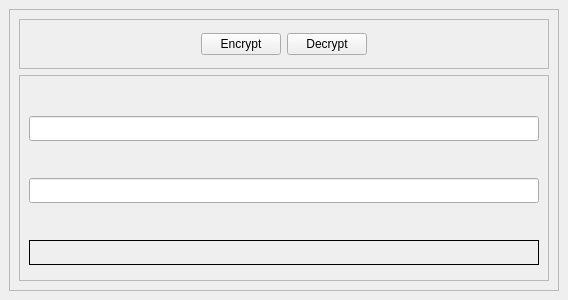
<?xml version="1.0" encoding="UTF-8"?>
<ui version="4.0">
 <class>MainWindow</class>
 <widget class="QMainWindow" name="MainWindow">
  <property name="geometry">
   <rect>
    <x>0</x>
    <y>0</y>
    <width>568</width>
    <height>300</height>
   </rect>
  </property>
  <property name="windowTitle">
   <string>MainWindow</string>
  </property>
  <widget class="QWidget" name="centralwidget">
   <layout class="QGridLayout" name="gridLayout_2">
    <item row="1" column="0">
     <widget class="QFrame" name="CentralFrame">
      <property name="frameShape">
       <enum>QFrame::StyledPanel</enum>
      </property>
      <property name="frameShadow">
       <enum>QFrame::Raised</enum>
      </property>
      <layout class="QVBoxLayout" name="verticalLayout_3">
       <item>
        <widget class="QFrame" name="ButtonFrame">
         <property name="minimumSize">
          <size>
           <width>0</width>
           <height>50</height>
          </size>
         </property>
         <property name="maximumSize">
          <size>
           <width>16777215</width>
           <height>50</height>
          </size>
         </property>
         <property name="frameShape">
          <enum>QFrame::StyledPanel</enum>
         </property>
         <property name="frameShadow">
          <enum>QFrame::Raised</enum>
         </property>
         <layout class="QHBoxLayout" name="horizontalLayout_2">
          <item>
           <spacer name="horizontalSpacer">
            <property name="orientation">
             <enum>Qt::Horizontal</enum>
            </property>
            <property name="sizeHint" stdset="0">
             <size>
              <width>40</width>
              <height>20</height>
             </size>
            </property>
           </spacer>
          </item>
          <item>
           <widget class="QPushButton" name="EncryptButton">
            <property name="text">
             <string>Encrypt</string>
            </property>
           </widget>
          </item>
          <item>
           <widget class="QPushButton" name="DecryptButton">
            <property name="text">
             <string>Decrypt</string>
            </property>
           </widget>
          </item>
          <item>
           <spacer name="horizontalSpacer_2">
            <property name="orientation">
             <enum>Qt::Horizontal</enum>
            </property>
            <property name="sizeHint" stdset="0">
             <size>
              <width>40</width>
              <height>20</height>
             </size>
            </property>
           </spacer>
          </item>
         </layout>
        </widget>
       </item>
       <item>
        <widget class="QFrame" name="TextFrame">
         <property name="frameShape">
          <enum>QFrame::StyledPanel</enum>
         </property>
         <property name="frameShadow">
          <enum>QFrame::Raised</enum>
         </property>
         <layout class="QVBoxLayout" name="verticalLayout_4">
          <item>
           <widget class="QLabel" name="KeywordHeaderLabel">
            <property name="minimumSize">
             <size>
              <width>0</width>
              <height>25</height>
             </size>
            </property>
            <property name="maximumSize">
             <size>
              <width>16777215</width>
              <height>25</height>
             </size>
            </property>
            <property name="text">
             <string/>
            </property>
            <property name="alignment">
             <set>Qt::AlignCenter</set>
            </property>
           </widget>
          </item>
          <item>
           <widget class="QLineEdit" name="KeywordEditor">
            <property name="minimumSize">
             <size>
              <width>0</width>
              <height>25</height>
             </size>
            </property>
            <property name="maximumSize">
             <size>
              <width>16777215</width>
              <height>25</height>
             </size>
            </property>
            <property name="frame">
             <bool>true</bool>
            </property>
            <property name="alignment">
             <set>Qt::AlignCenter</set>
            </property>
           </widget>
          </item>
          <item>
           <widget class="QLabel" name="InputHeaderLabel">
            <property name="minimumSize">
             <size>
              <width>0</width>
              <height>25</height>
             </size>
            </property>
            <property name="maximumSize">
             <size>
              <width>16777215</width>
              <height>25</height>
             </size>
            </property>
            <property name="text">
             <string/>
            </property>
            <property name="alignment">
             <set>Qt::AlignCenter</set>
            </property>
           </widget>
          </item>
          <item>
           <widget class="QLineEdit" name="InputMessageEditor">
            <property name="minimumSize">
             <size>
              <width>0</width>
              <height>25</height>
             </size>
            </property>
            <property name="maximumSize">
             <size>
              <width>16777215</width>
              <height>25</height>
             </size>
            </property>
            <property name="alignment">
             <set>Qt::AlignCenter</set>
            </property>
           </widget>
          </item>
          <item>
           <widget class="QLabel" name="OutputHeaderLabel">
            <property name="minimumSize">
             <size>
              <width>0</width>
              <height>25</height>
             </size>
            </property>
            <property name="maximumSize">
             <size>
              <width>16777215</width>
              <height>25</height>
             </size>
            </property>
            <property name="text">
             <string/>
            </property>
            <property name="alignment">
             <set>Qt::AlignCenter</set>
            </property>
           </widget>
          </item>
          <item>
           <widget class="QLabel" name="OutputMessageLabel">
            <property name="minimumSize">
             <size>
              <width>0</width>
              <height>25</height>
             </size>
            </property>
            <property name="maximumSize">
             <size>
              <width>16777215</width>
              <height>25</height>
             </size>
            </property>
            <property name="frameShape">
             <enum>QFrame::Box</enum>
            </property>
            <property name="text">
             <string/>
            </property>
            <property name="alignment">
             <set>Qt::AlignCenter</set>
            </property>
            <property name="textInteractionFlags">
             <set>Qt::TextSelectableByMouse</set>
            </property>
           </widget>
          </item>
          <item>
           <spacer name="verticalSpacer">
            <property name="orientation">
             <enum>Qt::Vertical</enum>
            </property>
            <property name="sizeHint" stdset="0">
             <size>
              <width>20</width>
              <height>40</height>
             </size>
            </property>
           </spacer>
          </item>
         </layout>
        </widget>
       </item>
      </layout>
     </widget>
    </item>
   </layout>
  </widget>
 </widget>
 <resources/>
 <connections/>
</ui>
